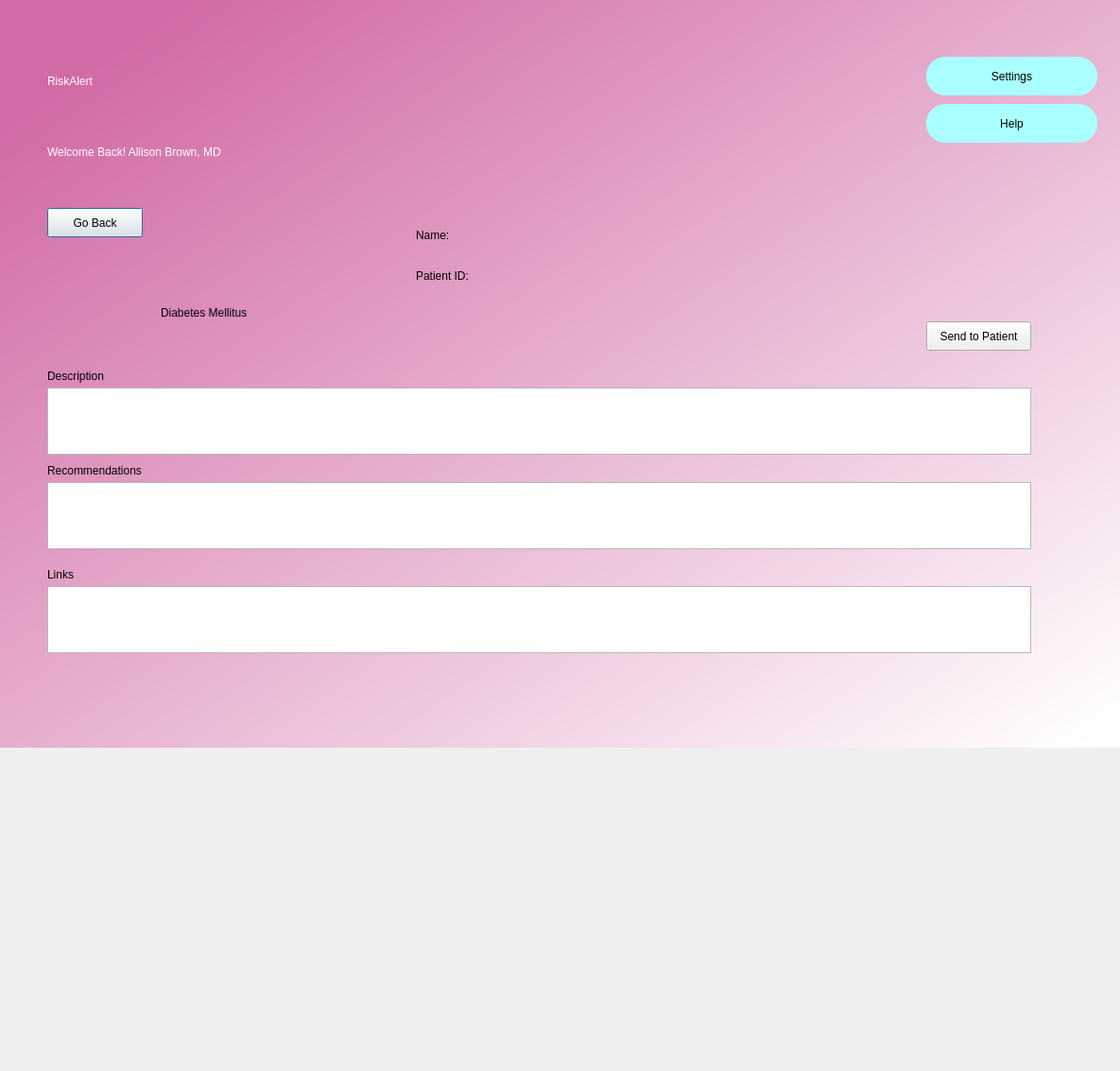
<?xml version="1.0" encoding="UTF-8"?>
<ui version="4.0">
 <class>Dialog</class>
 <widget class="QDialog" name="Dialog">
  <property name="geometry">
   <rect>
    <x>0</x>
    <y>0</y>
    <width>1185</width>
    <height>1133</height>
   </rect>
  </property>
  <property name="windowTitle">
   <string>Dialog</string>
  </property>
  <widget class="QWidget" name="bgwidget" native="true">
   <property name="geometry">
    <rect>
     <x>-10</x>
     <y>-10</y>
     <width>1201</width>
     <height>801</height>
    </rect>
   </property>
   <property name="styleSheet">
    <string notr="true">QWidget#bgwidget{
background-color:qlineargradient(spread:pad, x1:0.091, y1:0.101636, x2:0.991379, y2:0.977, stop:0 rgba(209, 107, 165, 255), stop:1 rgba(255, 255, 255, 255));}</string>
   </property>
   <widget class="QLabel" name="brand_name">
    <property name="geometry">
     <rect>
      <x>60</x>
      <y>60</y>
      <width>201</width>
      <height>71</height>
     </rect>
    </property>
    <property name="styleSheet">
     <string notr="true">font: 36pt &quot;MS Shell Dlg 2&quot;; color:rgb(255, 255, 255)</string>
    </property>
    <property name="text">
     <string>RiskAlert</string>
    </property>
   </widget>
   <widget class="QPushButton" name="back_button">
    <property name="geometry">
     <rect>
      <x>60</x>
      <y>230</y>
      <width>101</width>
      <height>31</height>
     </rect>
    </property>
    <property name="text">
     <string>Go Back</string>
    </property>
   </widget>
   <widget class="QLabel" name="greet_message">
    <property name="geometry">
     <rect>
      <x>60</x>
      <y>140</y>
      <width>881</width>
      <height>61</height>
     </rect>
    </property>
    <property name="styleSheet">
     <string notr="true">font: 16pt &quot;MS Shell Dlg 2&quot;;color:rgb(255, 255, 255)</string>
    </property>
    <property name="text">
     <string>Welcome Back! Allison Brown, MD</string>
    </property>
   </widget>
   <widget class="QPushButton" name="settings_button">
    <property name="geometry">
     <rect>
      <x>990</x>
      <y>70</y>
      <width>181</width>
      <height>41</height>
     </rect>
    </property>
    <property name="styleSheet">
     <string notr="true">border-radius:20px;
background-color: rgb(170, 255, 255);
font: 14pt &quot;MS Shell Dlg 2&quot;;</string>
    </property>
    <property name="text">
     <string>Settings</string>
    </property>
   </widget>
   <widget class="QPushButton" name="help_button">
    <property name="geometry">
     <rect>
      <x>990</x>
      <y>120</y>
      <width>181</width>
      <height>41</height>
     </rect>
    </property>
    <property name="styleSheet">
     <string notr="true">border-radius:20px;
background-color: rgb(170, 255, 255);
font: 14pt &quot;MS Shell Dlg 2&quot;;</string>
    </property>
    <property name="text">
     <string>Help</string>
    </property>
   </widget>
   <widget class="QWidget" name="verticalLayoutWidget">
    <property name="geometry">
     <rect>
      <x>450</x>
      <y>240</y>
      <width>160</width>
      <height>80</height>
     </rect>
    </property>
    <layout class="QVBoxLayout" name="verticalLayout">
     <item>
      <widget class="QLabel" name="label">
       <property name="text">
        <string>Name:</string>
       </property>
      </widget>
     </item>
     <item>
      <widget class="QLabel" name="label_2">
       <property name="text">
        <string>Patient ID: </string>
       </property>
      </widget>
     </item>
    </layout>
   </widget>
   <widget class="QLabel" name="label_3">
    <property name="geometry">
     <rect>
      <x>60</x>
      <y>400</y>
      <width>111</width>
      <height>16</height>
     </rect>
    </property>
    <property name="text">
     <string>Description</string>
    </property>
   </widget>
   <widget class="QTextEdit" name="textEdit">
    <property name="geometry">
     <rect>
      <x>60</x>
      <y>420</y>
      <width>1041</width>
      <height>71</height>
     </rect>
    </property>
   </widget>
   <widget class="QTextEdit" name="textEdit_2">
    <property name="geometry">
     <rect>
      <x>60</x>
      <y>520</y>
      <width>1041</width>
      <height>71</height>
     </rect>
    </property>
   </widget>
   <widget class="QLabel" name="label_4">
    <property name="geometry">
     <rect>
      <x>60</x>
      <y>500</y>
      <width>111</width>
      <height>16</height>
     </rect>
    </property>
    <property name="text">
     <string>Recommendations</string>
    </property>
   </widget>
   <widget class="QTextEdit" name="textEdit_3">
    <property name="geometry">
     <rect>
      <x>60</x>
      <y>630</y>
      <width>1041</width>
      <height>71</height>
     </rect>
    </property>
   </widget>
   <widget class="QLabel" name="label_5">
    <property name="geometry">
     <rect>
      <x>60</x>
      <y>610</y>
      <width>111</width>
      <height>16</height>
     </rect>
    </property>
    <property name="text">
     <string>Links</string>
    </property>
   </widget>
   <widget class="QPushButton" name="pushButton">
    <property name="geometry">
     <rect>
      <x>990</x>
      <y>350</y>
      <width>111</width>
      <height>31</height>
     </rect>
    </property>
    <property name="text">
     <string>Send to Patient</string>
    </property>
   </widget>
   <widget class="QLabel" name="label_6">
    <property name="geometry">
     <rect>
      <x>180</x>
      <y>330</y>
      <width>101</width>
      <height>21</height>
     </rect>
    </property>
    <property name="text">
     <string>Diabetes Mellitus</string>
    </property>
   </widget>
  </widget>
 </widget>
 <resources/>
 <connections/>
</ui>
